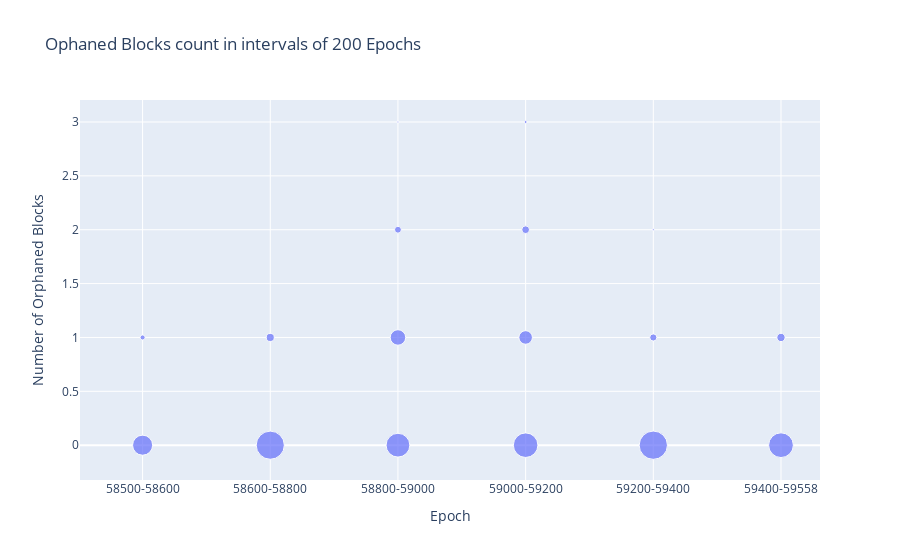

The code cell stored with this chart in its notebook:
### Markdown cell above
Given that the root cause of all the strange occurences which were observed was attributed to the increased number of orphaned blocks, this analysis would not be complete without looking specifically into just how many blocks were orphaned.

### Code cell
bucket_size = 200
df["bucket"] = np.floor_divide(df["epoch"], bucket_size)
df["n_bxs"] = 1
df_bucket = df[["bucket", "orphaned_blocks", "n_bxs"]].groupby(["bucket", "orphaned_blocks"]).sum("n_bxs").reset_index()
df_bucket["epoch"] = df_bucket.bucket.apply(
    lambda bucket: f"{max(min(df['epoch']), bucket * bucket_size)}-{min(max(df['epoch']), (bucket + 1) * bucket_size)}"
)

fig = px.scatter(df_bucket, x = 'epoch', y = 'orphaned_blocks', size = 'n_bxs',
                 labels={ "orphaned_blocks": "Number of Orphaned Blocks", "epoch": "Epoch", "n_bxs": "Count" },
                 title = f"Ophaned Blocks count in intervals of {bucket_size} Epochs")
fig

### Figure 1 — Plotly figure (JSON) as saved in the notebook; plotly's stock layout.template omitted (floating-point values rounded to 4 significant figures)
{"data": [{"hovertemplate": "Epoch=%{x}<br>Number of Orphaned Blocks=%{y}<br>Count=%{marker.size}<extra></extra>", "legendgroup": "", "marker": {"color": "#636efa", "size": [94, 6, 185, 15, 132, 56, 11, 1, 141, 43, 14, 2, 187, 12, 1, 143, 16], "sizemode": "area", "sizeref": 0.4675, "symbol": "circle"}, "mode": "markers", "name": "", "orientation": "v", "showlegend": false, "type": "scatter", "x": ["58500-58600", "58500-58600", "58600-58800", "58600-58800", "58800-59000", "58800-59000", "58800-59000", "58800-59000", "59000-59200", "59000-59200", "59000-59200", "59000-59200", "59200-59400", "59200-59400", "59200-59400", "59400-59558", "59400-59558"], "xaxis": "x", "y": [0, 1, 0, 1, 0, 1, 2, 3, 0, 1, 2, 3, 0, 1, 2, 0, 1], "yaxis": "y"}], "layout": {"autosize": true, "legend": {"itemsizing": "constant", "tracegroupgap": 0}, "title": {"text": "Ophaned Blocks count in intervals of 200 Epochs"}, "xaxis": {"anchor": "y", "autorange": false, "domain": [0, 1], "range": [-0.4903, 5.306], "title": {"text": "Epoch"}, "type": "category"}, "yaxis": {"anchor": "x", "autorange": true, "domain": [0, 1], "range": [-0.3922, 3.221], "title": {"text": "Number of Orphaned Blocks"}, "type": "linear"}}}
